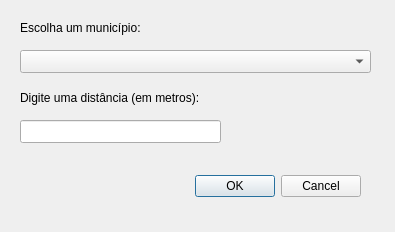
<?xml version="1.0" encoding="UTF-8"?>
<ui version="4.0">
 <class>selec_cidadesDialogBase</class>
 <widget class="QDialog" name="selec_cidadesDialogBase">
  <property name="geometry">
   <rect>
    <x>0</x>
    <y>0</y>
    <width>395</width>
    <height>232</height>
   </rect>
  </property>
  <property name="windowTitle">
   <string>Seleciona Cidades</string>
  </property>
  <widget class="QDialogButtonBox" name="button_box">
   <property name="geometry">
    <rect>
     <x>20</x>
     <y>170</y>
     <width>341</width>
     <height>32</height>
    </rect>
   </property>
   <property name="orientation">
    <enum>Qt::Horizontal</enum>
   </property>
   <property name="standardButtons">
    <set>QDialogButtonBox::Cancel|QDialogButtonBox::Ok</set>
   </property>
  </widget>
  <widget class="QLabel" name="label">
   <property name="geometry">
    <rect>
     <x>20</x>
     <y>20</y>
     <width>181</width>
     <height>16</height>
    </rect>
   </property>
   <property name="text">
    <string>Escolha um município:</string>
   </property>
  </widget>
  <widget class="QComboBox" name="comboBox">
   <property name="geometry">
    <rect>
     <x>20</x>
     <y>50</y>
     <width>351</width>
     <height>23</height>
    </rect>
   </property>
  </widget>
  <widget class="QLabel" name="label_2">
   <property name="geometry">
    <rect>
     <x>20</x>
     <y>90</y>
     <width>291</width>
     <height>16</height>
    </rect>
   </property>
   <property name="text">
    <string>Digite uma distância (em metros):</string>
   </property>
  </widget>
  <widget class="QLineEdit" name="lineEdit">
   <property name="geometry">
    <rect>
     <x>20</x>
     <y>120</y>
     <width>201</width>
     <height>23</height>
    </rect>
   </property>
  </widget>
 </widget>
 <resources/>
 <connections>
  <connection>
   <sender>button_box</sender>
   <signal>accepted()</signal>
   <receiver>selec_cidadesDialogBase</receiver>
   <slot>accept()</slot>
   <hints>
    <hint type="sourcelabel">
     <x>20</x>
     <y>20</y>
    </hint>
    <hint type="destinationlabel">
     <x>20</x>
     <y>20</y>
    </hint>
   </hints>
  </connection>
  <connection>
   <sender>button_box</sender>
   <signal>rejected()</signal>
   <receiver>selec_cidadesDialogBase</receiver>
   <slot>reject()</slot>
   <hints>
    <hint type="sourcelabel">
     <x>20</x>
     <y>20</y>
    </hint>
    <hint type="destinationlabel">
     <x>20</x>
     <y>20</y>
    </hint>
   </hints>
  </connection>
 </connections>
</ui>
